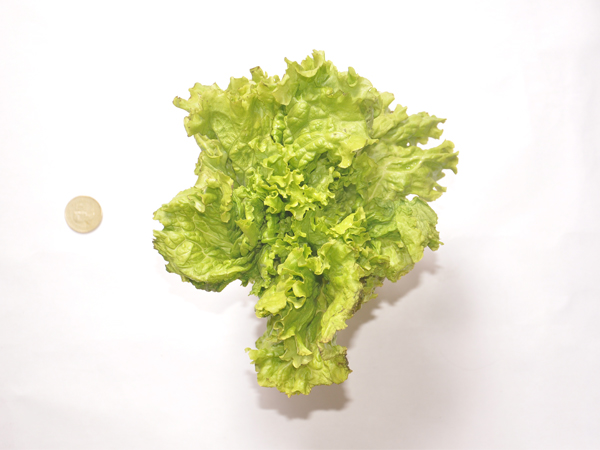
#> input picture College Side Jobs/Hydroponics/[PYTHON] For prototyping/images/1.png, 600 x 450 px
$ python object_size.py --image images/1.png --width 1.0   (older library calls are emulated)
#> lines starting #> are read from the running program, lines starting #| are printed output that depends on the picture; after the words box and inside, x2 and y2 are one past the last pixel; in counts of white or black regions, pixels touching at a corner belong together

from scipy.spatial import distance as dist
from imutils import perspective
from imutils import contours
import numpy as np
import argparse
import imutils
import cv2

def midpoint(ptA, ptB):
	return ((ptA[0] + ptB[0]) * 0.5, (ptA[1] + ptB[1]) * 0.5)


ap = argparse.ArgumentParser()
ap.add_argument("-i", "--image", required=True,
	help="path to the input image")
ap.add_argument("-w", "--width", type=float, required=True,
	help="width of the left-most object in the image (in inches)")
args = vars(ap.parse_args())


image = cv2.imread(args["image"])
#> image is the input picture: shape (450, 600, 3); mean B, G, R 203, 229.3, 230
gray = cv2.cvtColor(image, cv2.COLOR_BGR2GRAY)
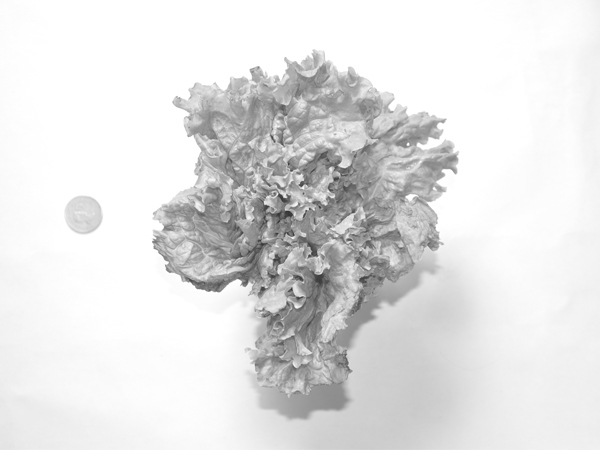
#> gray: shape (450, 600); min 50, max 255, mean 226.5
gray = cv2.GaussianBlur(gray, (7, 7), 0)


edged = cv2.Canny(gray, 50, 100)
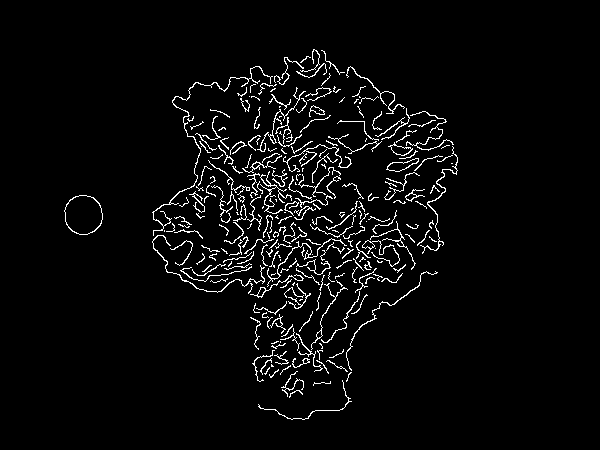
#> edged: shape (450, 600); 3.8% white in thin lines or dots, all inside (x1, y1, x2, y2) = (64, 49, 458, 420)
# [4 lines of commented-out code are left out]
edged = cv2.dilate(edged, None, iterations=1)
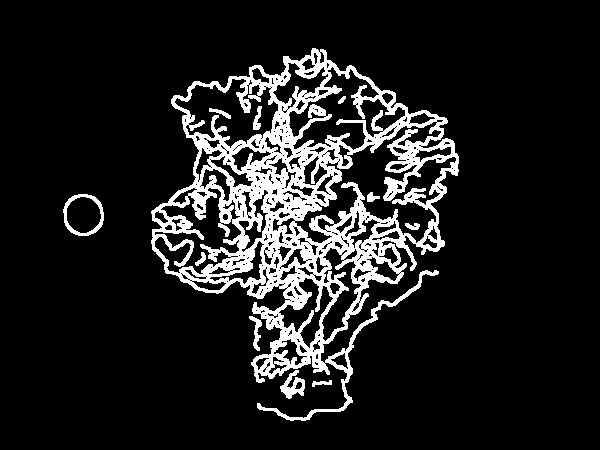
#> edged: shape (450, 600); 12.3% white; 11 white regions, largest, box (x1, y1, x2, y2) and area: (151, 48, 459, 421) 31732, (63, 194, 104, 236) 447, (280, 370, 305, 399) 348
edged = cv2.erode(edged, None, iterations=1)
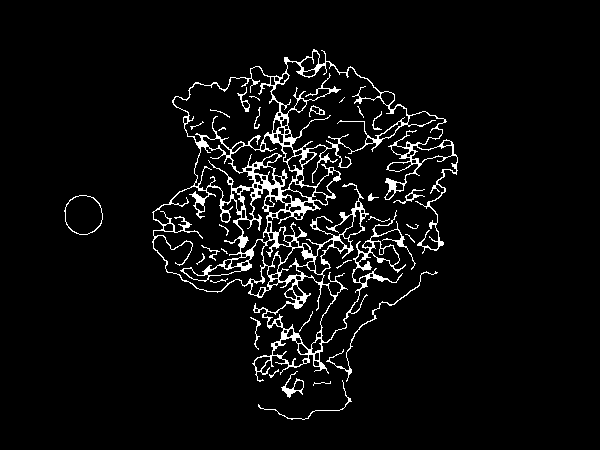
#> edged: shape (450, 600); 5% white in thin lines or dots, all inside (x1, y1, x2, y2) = (64, 49, 458, 420)


cnts = cv2.findContours(edged.copy(), cv2.RETR_EXTERNAL,
	cv2.CHAIN_APPROX_SIMPLE)
#> cnts = 15 contours, 7 with area under 20; largest, box (x1, y1, x2, y2) and area: (152, 49, 458, 382) 41360, (64, 195, 103, 235) 1176, (281, 371, 304, 398) 170, (326, 271, 438, 382) 100, (393, 189, 425, 204) 70, (258, 380, 352, 420) 29, (250, 317, 261, 350) 24, (368, 193, 379, 201) 22
cnts = imutils.grab_contours(cnts)


(cnts, _) = contours.sort_contours(cnts)
pixelsPerMetric = None


for c in cnts:

	if cv2.contourArea(c) < 100:
		continue


	orig = image.copy()
	box = cv2.minAreaRect(c)
	box = cv2.cv.BoxPoints(box) if imutils.is_cv2() else cv2.boxPoints(box)
	box = np.array(box, dtype="int")

	box = perspective.order_points(box)
	cv2.drawContours(orig, [box.astype("int")], -1, (0, 255, 0), 2)


	for (x, y) in box:
		cv2.circle(orig, (int(x), int(y)), 5, (0, 0, 255), -1)


	(tl, tr, br, bl) = box
	(tltrX, tltrY) = midpoint(tl, tr)
	(blbrX, blbrY) = midpoint(bl, br)

	(tlblX, tlblY) = midpoint(tl, bl)
	(trbrX, trbrY) = midpoint(tr, br)

	cv2.circle(orig, (int(tltrX), int(tltrY)), 5, (255, 0, 0), -1)
	cv2.circle(orig, (int(blbrX), int(blbrY)), 5, (255, 0, 0), -1)
	cv2.circle(orig, (int(tlblX), int(tlblY)), 5, (255, 0, 0), -1)
	cv2.circle(orig, (int(trbrX), int(trbrY)), 5, (255, 0, 0), -1)

	cv2.line(orig, (int(tltrX), int(tltrY)), (int(blbrX), int(blbrY)),
		(255, 0, 255), 2)
	cv2.line(orig, (int(tlblX), int(tlblY)), (int(trbrX), int(trbrY)),
		(255, 0, 255), 2)

	dA = dist.euclidean((tltrX, tltrY), (blbrX, blbrY))
	dB = dist.euclidean((tlblX, tlblY), (trbrX, trbrY))

	if pixelsPerMetric is None:
		pixelsPerMetric = dB / args["width"]

	dimA = dA / pixelsPerMetric
	dimB = dB / pixelsPerMetric

	cv2.putText(orig, "{:.1f}in".format(dimA),
		(int(tltrX - 15), int(tltrY - 10)), cv2.FONT_HERSHEY_SIMPLEX,
		0.65, (0, 0, 0), 2)
	cv2.putText(orig, "{:.1f}in".format(dimB),
		(int(trbrX + 10), int(trbrY)), cv2.FONT_HERSHEY_SIMPLEX,
		0.65, (0, 0, 0), 2)

	cv2.imshow("Image", orig)
	cv2.waitKey(0)
#> this loop made 15 passes
#> (tl, tr, br, bl, tltrX, tltrY, blbrX, blbrY) on pass 1: ([64, 195], [102, 195], [102, 234], [64, 234], 83, 195, 83, 234)
#> (tl, tr, br, bl, tltrX, tltrY, blbrX, blbrY) on passes 2, 6: ([283, -25], [505, 173], [293, 412], [70, 213], 394, 74, 181.5, 312.5), ([277, 382], [296, 370], [308, 390], [289, 401], 286.5, 376, 298.5, 395.5)
#> pass 1, `cv2.imshow("Image", orig)`:
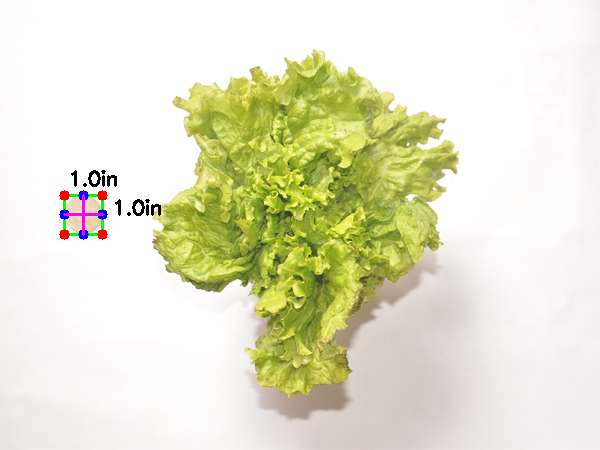
#> window 'Image': shape (450, 600, 3); mean B, G, R 202, 228, 229
#> pass 2, `cv2.imshow("Image", orig)`:
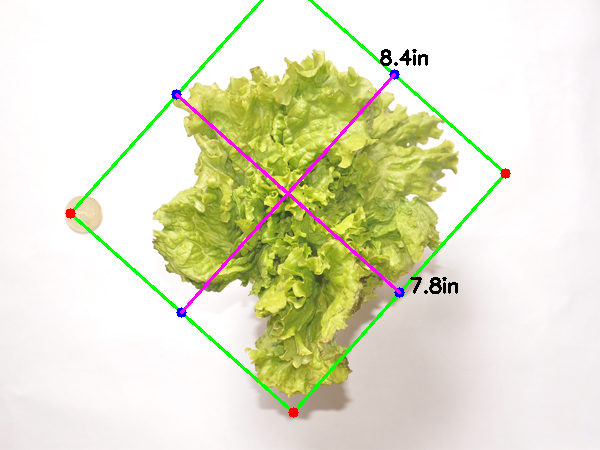
#> window 'Image': shape (450, 600, 3); mean B, G, R 200.6, 227.2, 226.7
#> after the loop, pixelsPerMetric = 38

$ run again, on College Side Jobs/Hydroponics/[PYTHON] For prototyping/images/2.png
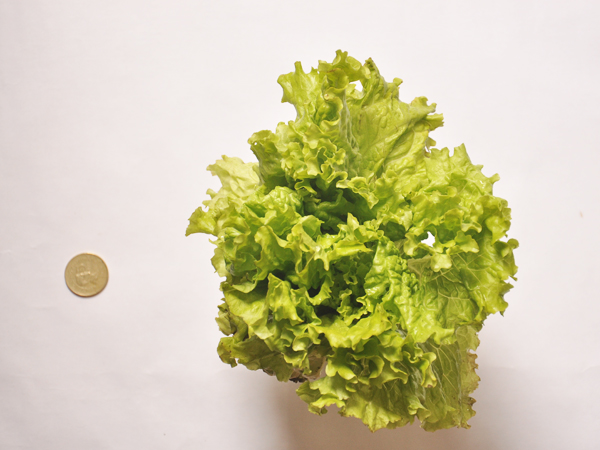
#> input picture College Side Jobs/Hydroponics/[PYTHON] For prototyping/images/2.png, 600 x 450 px
#> image is the input picture: shape (450, 600, 3); mean B, G, R 167.1, 201.9, 207.3
#> `edged = cv2.erode(edged, None, iterations=1)`:
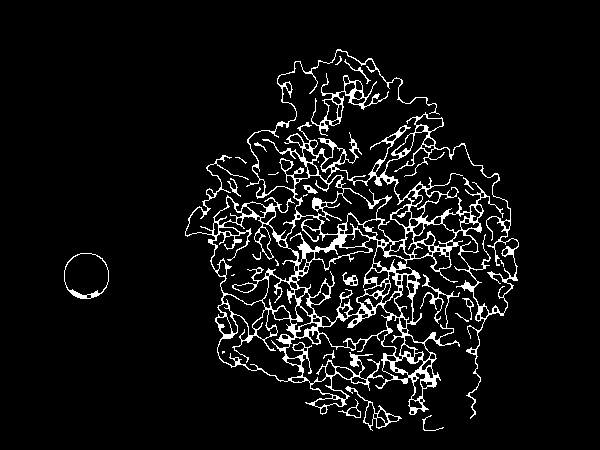
#> edged: shape (450, 600); 6.6% white in thin lines or dots, all inside (x1, y1, x2, y2) = (64, 49, 519, 431)
#> cnts = 15 contours, 7 with area under 20; largest, box (x1, y1, x2, y2) and area: (185, 49, 519, 419) 50418, (64, 253, 109, 299) 1620, (311, 73, 389, 136) 958, (345, 386, 402, 431) 474, (338, 399, 361, 418) 108, (462, 298, 474, 320) 48, (344, 59, 371, 84) 28, (227, 178, 241, 197) 26
#> the loop `for c in cnts: ` made 15 passes
#> (tl, tr, br, bl, tltrX, tltrY, blbrX, blbrY) on pass 1: ([64, 253], [108, 253], [108, 298], [64, 298], 86, 253, 86, 298)
#> pass 2, `cv2.imshow("Image", orig)`:
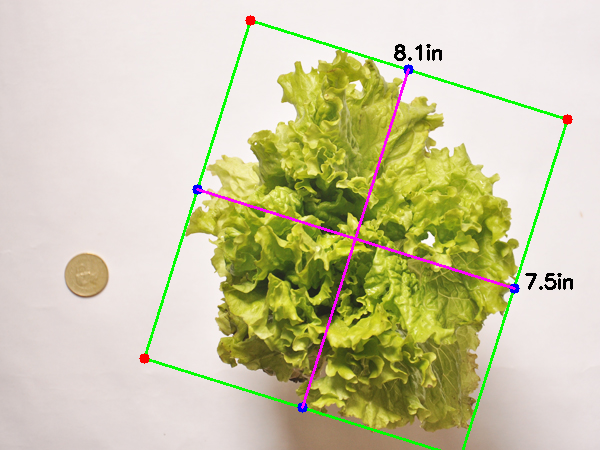
#> window 'Image': shape (450, 600, 3); mean B, G, R 165.1, 200.4, 204.3
#> after the loop `for c in cnts:`: pixelsPerMetric = 44

$ run again, on College Side Jobs/Hydroponics/[PYTHON] For prototyping/images/3.png
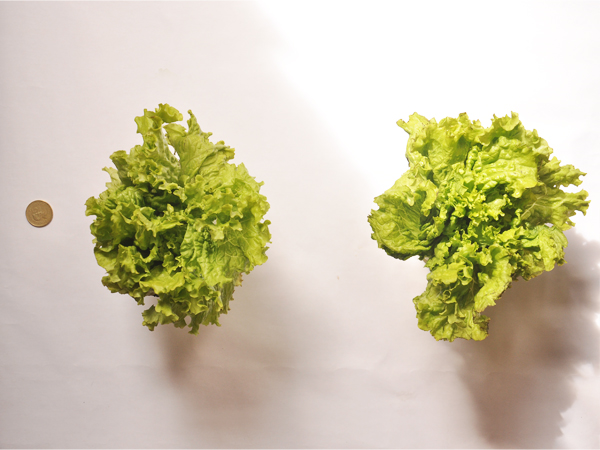
#> input picture College Side Jobs/Hydroponics/[PYTHON] For prototyping/images/3.png, 600 x 450 px
#> image is the input picture: shape (450, 600, 3); mean B, G, R 171, 198.8, 206.6
#> `edged = cv2.erode(edged, None, iterations=1)`:
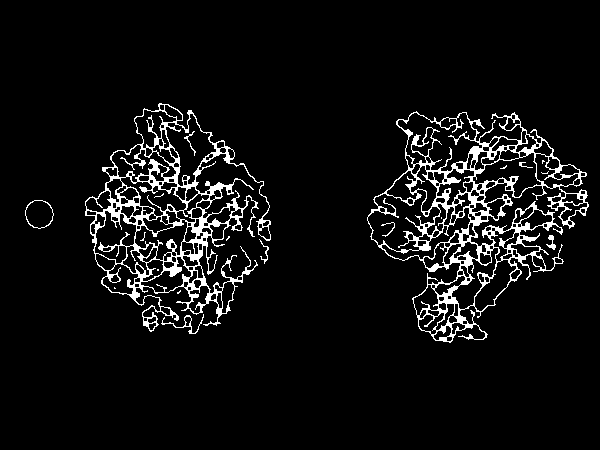
#> edged: shape (450, 600); 6.3% white in thin lines or dots, all inside (x1, y1, x2, y2) = (25, 103, 589, 343)
#> cnts = 8 contours, 3 with area under 20; largest, box (x1, y1, x2, y2) and area: (367, 111, 589, 343) 25580, (85, 103, 271, 332) 20253, (25, 200, 54, 229) 614, (161, 314, 204, 334) 90, (546, 235, 556, 250) 43
#> the loop `for c in cnts: ` made 8 passes
#> (tl, tr, br, bl, tltrX, tltrY, blbrX, blbrY) on pass 1: ([25, 200], [53, 200], [53, 228], [25, 228], 39, 200, 39, 228)
#> after the loop `for c in cnts:`:
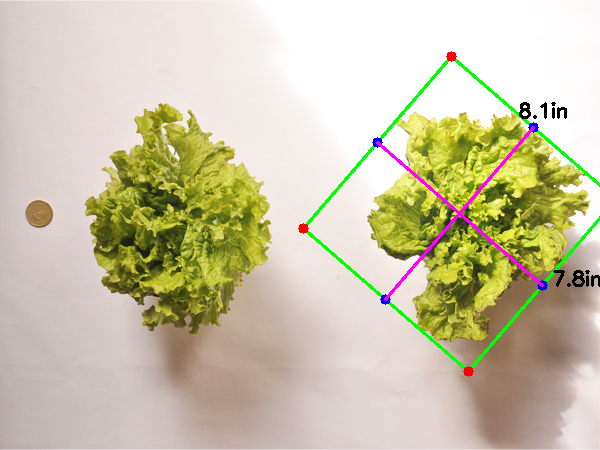
#> orig: shape (450, 600, 3); mean B, G, R 169.4, 197.3, 204.3
#> after the loop `for c in cnts:`: pixelsPerMetric = 28
